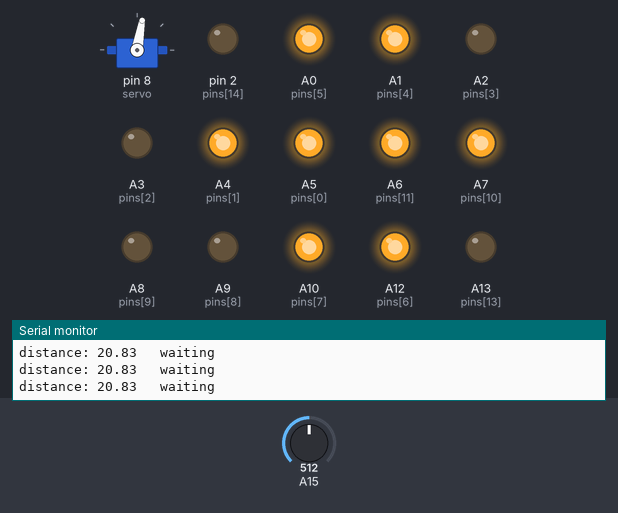
Bench run of a sketch on a simulated Arduino Mega 2560, built with avr-gcc and run on an emulated ATmega2560. Shown: servo, output pins drawn as LEDs (lit = HIGH), the last lines printed to the serial monitor. The inputs (shaded band) are chosen by the test bench; at power-on: A15 = 512.

Above: at 4.2 s.
4.3 s: A15 set to 90
At 6.8 s:
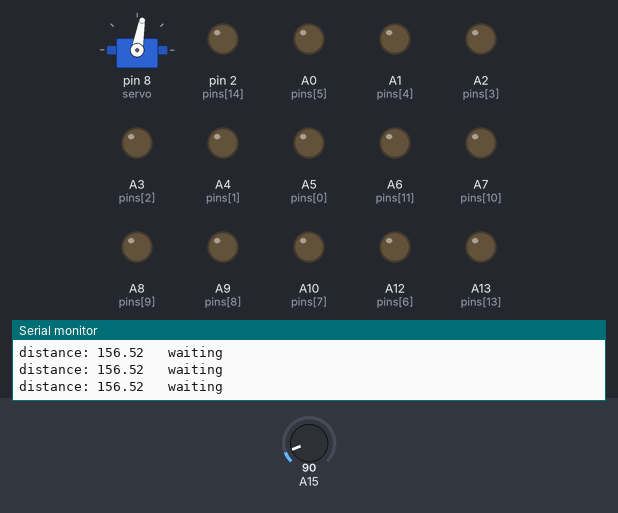
7.3 s: A15 set to 108
At 8.3 s:
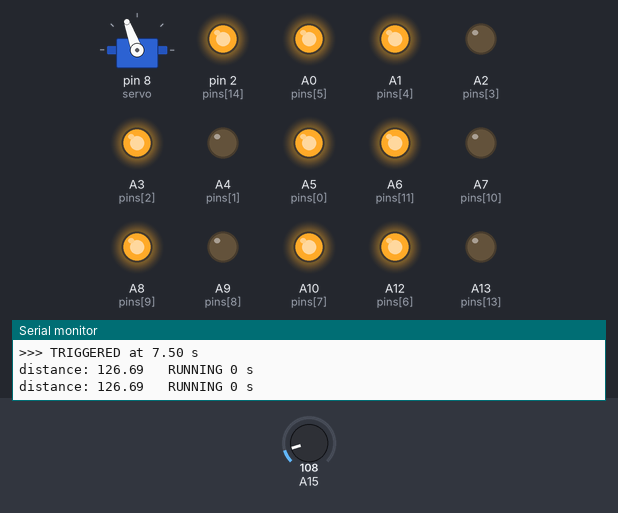
10.3 s: A15 set to 10
At 12.7 s:
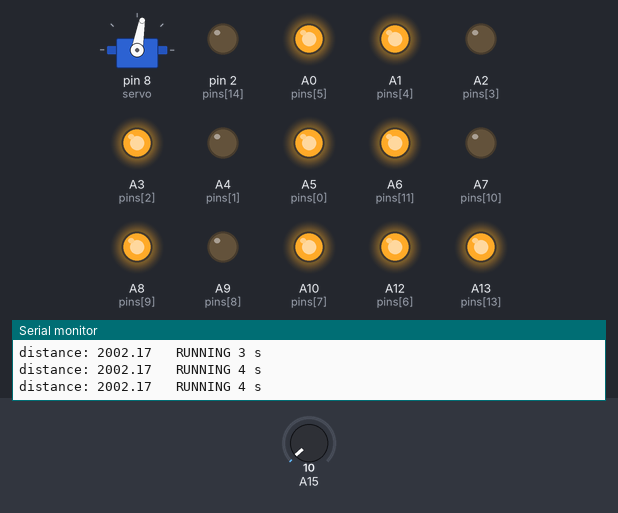
13.3 s: A15 set to 122
At 15.7 s:
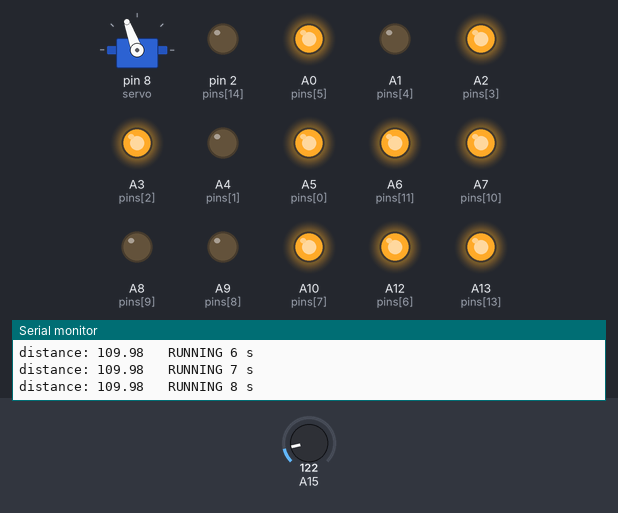
16.0 s: A15 set to 5
At 17.0 s:
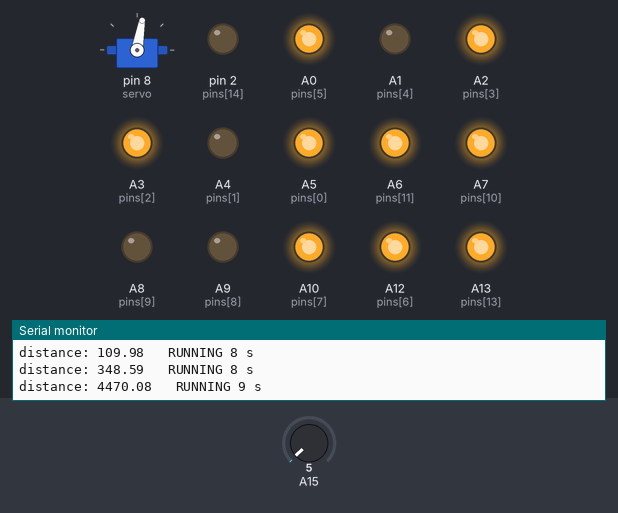
Timing chart, 0 to 24.0 s (numbered marks = the images above; inputs shaded):
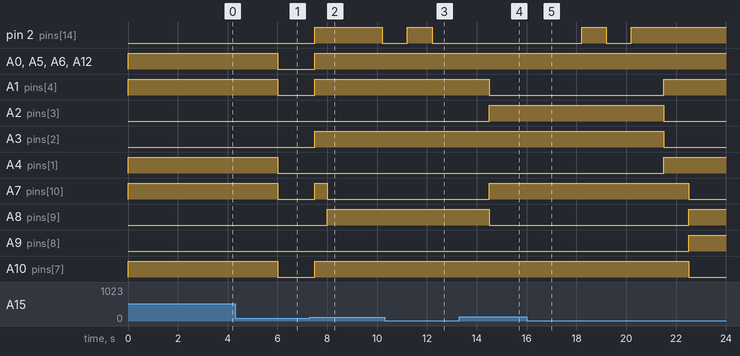

The sketch:

firewall_main.ino
```cpp
#include <Servo.h>

int Distance = 140;
long Time = 100;
long Smoke = 3;
long Cooldown = 5;
int Confirm = 10;

Servo servo;

int pins[] = {A5, A4, A3, A2, A1, A0, A12, A10, A9, A8, A7, A6, A14, A13, 2};

bool running = false;
unsigned long triggerTime = 0;
unsigned long showStart = 0;
unsigned long lastPrint = 0;
unsigned long lastRead = 0;
int closeCount = 0;
float smoothRaw = 0;
unsigned long endTime = 0;

bool steps[12][4] = {
  {1, 0, 0, 0},
  {1, 0, 0, 1},
  {1, 1, 0, 0},
  {0, 0, 0, 0},
  {0, 0, 1, 1},
  {1, 1, 1, 1},
  {1, 0, 1, 1},
  {1, 0, 1, 0},
  {1, 0, 1, 1},
  {0, 0, 1, 1},
  {0, 0, 0, 1},
  {0, 0, 0, 0},
};
int stepMs[12] = {500, 6500, 7000, 1000, 7000, 3000, 1000, 5000, 5000, 3000, 3000, 5000};

int order[4] = {1, 2, 4, 3};

int motorDir[8] = {1, -1, 1, -1, -1, 1, -1, 1};
int motorMs[8] = {2700, 1000, 1000, 3000, 3000, 1000, 1000, 3000};

void setup() {
  Serial.begin(9600);
  for (int i = 0; i < 15; i++) {
    pinMode(pins[i], OUTPUT);
  }
  digitalWrite(A5, HIGH);
  digitalWrite(A0, HIGH);
  digitalWrite(A12, HIGH);
  digitalWrite(A6, HIGH);
  digitalWrite(A14, HIGH);
  servo.attach(8);
  servo.write(80);
}

void loop() {
  if (millis() - lastRead >= 20) {
    lastRead = millis();
    float cm = readDistance();
    printDistance(cm);
    if (cm < Distance) {
      closeCount++;
    } else {
      closeCount = 0;
    }
  }
  checkTrigger();

  if (running) {
    actuatorPower(true);
    runActuators();
    runMotor();
    runServo();
  } else {
    if (millis() - endTime < 6000) {
      actuatorPower(true);
      panels(0, 0, 0, 0);
    } else {
      actuatorPower(false);
    }
    stopMotor();
    servo.write(80);
  }
}

void actuatorPower(bool on) {
  digitalWrite(A5, on);
  digitalWrite(A0, on);
  digitalWrite(A12, on);
  digitalWrite(A6, on);
  if (!on) {
    digitalWrite(A4, LOW);
    digitalWrite(A3, LOW);
    digitalWrite(A2, LOW);
    digitalWrite(A1, LOW);
    digitalWrite(A10, LOW);
    digitalWrite(A9, LOW);
    digitalWrite(A8, LOW);
    digitalWrite(A7, LOW);
  }
}

void checkTrigger() {
  unsigned long now = millis();

  if (closeCount >= Confirm && now - triggerTime > Cooldown * 1000) {
    if (!running) {
      showStart = now;
    }
    running = true;
    triggerTime = now;
    Serial.print(">>> TRIGGERED at ");
    Serial.print(now / 1000.0);
    Serial.println(" s");
  }

  if (running && now - triggerTime > Time * 1000) {
    running = false;
    endTime = now;
    Serial.println(">>> END");
  }
}

void runActuators() {
  unsigned long t = (millis() - showStart) % 100000;

  if (t < 47000) {
    unsigned long sum = 0;
    for (int i = 0; i < 12; i++) {
      sum += stepMs[i];
      if (t < sum) {
        panels(steps[i][0], steps[i][1], steps[i][2], steps[i][3]);
        return;
      }
    }
  } else if (t < 61000) {
    oneByOne(t - 47000, 5000, 3000);
  } else if (t < 75000) {
    oneByOne(t - 61000, 5000, 3000);
  } else {
    oneByOne(t - 75000, 10000, 5000);
  }
}

void oneByOne(unsigned long t, unsigned long stay, unsigned long gap) {
  for (int i = 0; i < 4; i++) {
    unsigned long start = i * gap;
    panel(order[i], t >= start && t < start + stay);
  }
}

void runMotor() {
  unsigned long t = (millis() - showStart) % 15700;
  unsigned long sum = 0;
  for (int i = 0; i < 8; i++) {
    sum += motorMs[i];
    if (t < sum) {
      if (motorDir[i] == 1) {
        digitalWrite(A13, LOW);
        digitalWrite(2, HIGH);
      } else {
        digitalWrite(A13, HIGH);
        digitalWrite(2, LOW);
      }
      return;
    }
  }
}

void stopMotor() {
  digitalWrite(A13, LOW);
  digitalWrite(2, LOW);
}

void runServo() {
  if (millis() - triggerTime < Smoke * 1000) {
    servo.write(110);
  } else {
    servo.write(80);
  }
}

void panels(bool p1, bool p2, bool p3, bool p4) {
  panel(1, p1);
  panel(2, p2);
  panel(3, p3);
  panel(4, p4);
}

void panel(int n, bool out) {
  if (n == 1) {
    digitalWrite(A4, !out);
    digitalWrite(A3, out);
  }
  if (n == 2) {
    digitalWrite(A2, out);
    digitalWrite(A1, !out);
  }
  if (n == 3) {
    digitalWrite(A10, !out);
    digitalWrite(A9, out);
  }
  if (n == 4) {
    digitalWrite(A8, out);
    digitalWrite(A7, !out);
  }
}

float readDistance() {
  int total = 0;
  int low = 1023;
  int high = 0;
  for (int i = 0; i < 5; i++) {
    int r = analogRead(A15);
    total += r;
    if (r < low) low = r;
    if (r > high) high = r;
  }
  float raw = (total - low - high) / 3.0;
  smoothRaw = smoothRaw * 0.7 + raw * 0.3;
  float volts = smoothRaw * 5.0 / 1023.0;
  return 60.374 * pow(volts, -1.16);
}

void printDistance(float cm) {
  if (millis() - lastPrint > 500) {
    lastPrint = millis();
    Serial.print("distance: ");
    Serial.print(cm);
    if (running) {
      Serial.print("   RUNNING ");
      Serial.print((millis() - showStart) / 1000);
      Serial.println(" s");
    } else {
      Serial.println("   waiting");
    }
  }
}
```

Measured:
- the behaviour switches between 99 and 100 on A15 (found by bisection; images 1 and 2)
- after the input at 4.3 s, pin 2 (pins[14]): stays LOW (without the input it goes to HIGH after 0.70 s); A0 (pins[5]): HIGH → LOW after 1.7 s
- after the input at 7.3 s, pin 2 (pins[14]): LOW → HIGH after 0.20 s, → LOW 2.7 s later; A0 (pins[5]), A1 (pins[4]), A3 (pins[2]), A5 (pins[0]), A6 (pins[11]), A10 (pins[7]), A12 (pins[6]): LOW → HIGH after 0.20 s; A7 (pins[10]): LOW → HIGH after 0.20 s, → LOW 0.50 s later; A8 (pins[9]): LOW → HIGH after 0.70 s; A13 (pins[13]): LOW → HIGH after 2.9 s
- after the input at 10.3 s, servo on pin 8 (servo): goes on until 10.5 s, then stays 80°
- after the input at 13.3 s, servo on pin 8 (servo): 80° → 110° after 0.26 s
- after the input at 16.0 s, servo on pin 8 (servo): goes on until 16.6 s, then stays 80°
